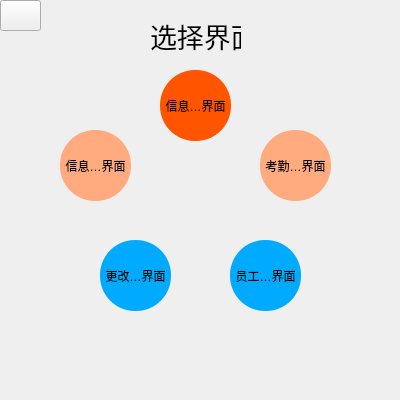
<?xml version="1.0" encoding="UTF-8"?>
<ui version="4.0">
 <class>Select</class>
 <widget class="QWidget" name="Select">
  <property name="geometry">
   <rect>
    <x>0</x>
    <y>0</y>
    <width>400</width>
    <height>400</height>
   </rect>
  </property>
  <property name="windowTitle">
   <string>Form</string>
  </property>
  <property name="styleSheet">
   <string notr="true">Select
{

}</string>
  </property>
  <widget class="QLabel" name="label">
   <property name="geometry">
    <rect>
     <x>150</x>
     <y>10</y>
     <width>91</width>
     <height>51</height>
    </rect>
   </property>
   <property name="font">
    <font>
     <pointsize>20</pointsize>
    </font>
   </property>
   <property name="text">
    <string>选择界面</string>
   </property>
  </widget>
  <widget class="QToolButton" name="toolButton_Infor">
   <property name="geometry">
    <rect>
     <x>160</x>
     <y>70</y>
     <width>71</width>
     <height>71</height>
    </rect>
   </property>
   <property name="styleSheet">
    <string notr="true">#toolButton_Infor
{
	border-radius:35px;
	background-color: rgb(255, 85, 0);
}</string>
   </property>
   <property name="text">
    <string>信息录入界面</string>
   </property>
  </widget>
  <widget class="QToolButton" name="toolButton_AtDa">
   <property name="geometry">
    <rect>
     <x>260</x>
     <y>130</y>
     <width>71</width>
     <height>71</height>
    </rect>
   </property>
   <property name="styleSheet">
    <string notr="true">background-color: rgb(255, 170, 127);
border-radius:35px;</string>
   </property>
   <property name="text">
    <string>考勤数据界面</string>
   </property>
  </widget>
  <widget class="QToolButton" name="toolButton_IM">
   <property name="geometry">
    <rect>
     <x>60</x>
     <y>130</y>
     <width>71</width>
     <height>71</height>
    </rect>
   </property>
   <property name="styleSheet">
    <string notr="true">background-color: rgb(255, 170, 127);
border-radius:35px;</string>
   </property>
   <property name="text">
    <string>信息管理界面</string>
   </property>
  </widget>
  <widget class="QToolButton" name="toolButton_Del">
   <property name="geometry">
    <rect>
     <x>230</x>
     <y>240</y>
     <width>71</width>
     <height>71</height>
    </rect>
   </property>
   <property name="styleSheet">
    <string notr="true">background-color: rgb(0, 170, 255);
border-radius:35px;</string>
   </property>
   <property name="text">
    <string>员工删除界面</string>
   </property>
  </widget>
  <widget class="QToolButton" name="toolButton_Mod">
   <property name="geometry">
    <rect>
     <x>100</x>
     <y>240</y>
     <width>71</width>
     <height>71</height>
    </rect>
   </property>
   <property name="styleSheet">
    <string notr="true">background-color: rgb(0, 170, 255);
border-radius:35px;</string>
   </property>
   <property name="text">
    <string>更改账号界面</string>
   </property>
  </widget>
  <widget class="QLabel" name="label_2">
   <property name="geometry">
    <rect>
     <x>140</x>
     <y>150</y>
     <width>111</width>
     <height>91</height>
    </rect>
   </property>
   <property name="styleSheet">
    <string notr="true">border-image: url(:/Image/5l.png);</string>
   </property>
   <property name="text">
    <string/>
   </property>
   <property name="alignment">
    <set>Qt::AlignCenter</set>
   </property>
  </widget>
  <widget class="QPushButton" name="pushButton_back">
   <property name="geometry">
    <rect>
     <x>0</x>
     <y>0</y>
     <width>41</width>
     <height>31</height>
    </rect>
   </property>
   <property name="styleSheet">
    <string notr="true">border-image: url(:/Image/s.png);</string>
   </property>
   <property name="text">
    <string/>
   </property>
  </widget>
  <zorder>label</zorder>
  <zorder>toolButton_AtDa</zorder>
  <zorder>toolButton_Infor</zorder>
  <zorder>toolButton_IM</zorder>
  <zorder>toolButton_Del</zorder>
  <zorder>toolButton_Mod</zorder>
  <zorder>label_2</zorder>
  <zorder>pushButton_back</zorder>
 </widget>
 <resources/>
 <connections/>
</ui>
